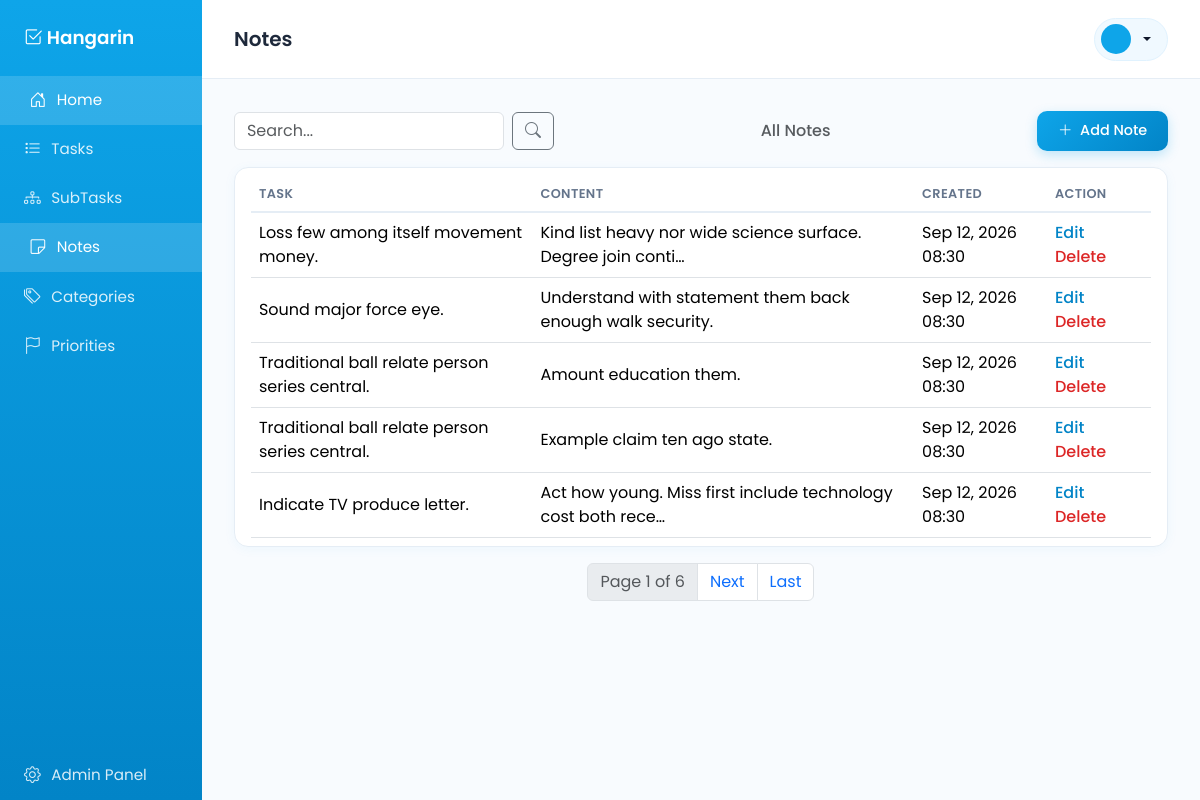
Page /notes/ on the earlier database version.
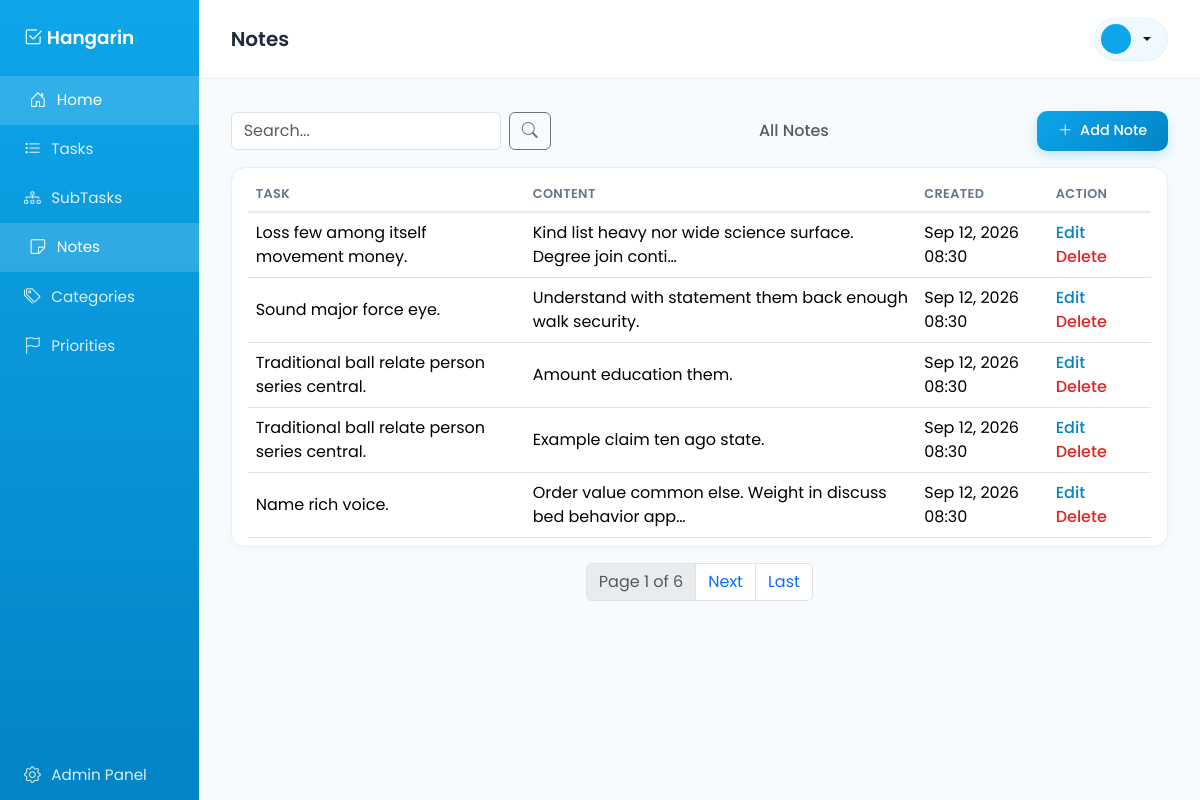
Same page on the later database version.
### Tasks/models.py (models this page shows, shortened)
class BaseModel(models.Model):
    created_at = models.DateTimeField(auto_now_add=True)
    updated_at = models.DateTimeField(auto_now=True)
    class Meta:
        abstract = True

class Note(BaseModel):
    task = models.ForeignKey(Task, on_delete=models.CASCADE, related_name="notes")
    content = models.TextField()

class Task(BaseModel):
    STATUS_CHOICES = [
        ("Pending", "Pending"),
        ("In Progress", "In Progress"),
        ("Completed", "Completed"),
    ]
    title = models.CharField(max_length=255)
    description = models.TextField()
    deadline = models.DateTimeField()
    status = models.CharField(max_length=50, choices=STATUS_CHOICES, default="Pending")
    category = models.ForeignKey(Category, on_delete=models.CASCADE)
    priority = models.ForeignKey(Priority, on_delete=models.CASCADE)

### Tasks/views.py (the view)
# urls.py: path('notes/', NoteListView.as_view(), name='note-list'),
class NoteListView(ListView):
    model = Note
    template_name = "Tasks/note_list.html"
    context_object_name = "notes"
    paginate_by = 5
    def get_queryset(self):
        qs = super().get_queryset()
        query = self.request.GET.get('q')
        if query:
            qs = qs.filter(Q(content__icontains=query))
        return qs

### Tasks/templates/Tasks/note_list.html (shortened to what this page needs)
{% extends "base.html" %}
{% block page_title %}Notes{% endblock %}
{% block content %}
<div class="d-flex justify-content-between align-items-center mb-3">
    <form method="get" class="d-flex" style="max-width: 320px;">
    <input type="text" name="q" class="form-control me-2" placeholder="Search..." value="{{ request.GET.q }}">
    <button type="submit" class="btn btn-outline-secondary"><i class="bi bi-search"></i></button>
</form>
    <h6 class="mb-0 text-muted">All Notes</h6>
    <a href="{% url 'note-add' %}" class="btn btn-primary-sky">
        <i class="bi bi-plus-lg me-1"></i> Add Note
    </a>
</div>
<div class="card-panel">
    <table class="table table-hover align-middle mb-0">
        <thead>
            <tr>
                <th>Task</th>
                <th>Content</th>
                <th>Created</th>
                <th>Action</th>
            </tr>
        </thead>
        <tbody>
            {% for note in notes %}
            <tr>
                <td>{{ note.task.title }}</td>
                <td>{{ note.content|truncatechars:60 }}</td>
                <td>{{ note.created_at|date:"M d, Y H:i" }}</td>
                <td>
                    <a href="{% url 'note-update' note.pk %}" class="action-link">Edit</a>
                    <a href="{% url 'note-delete' note.pk %}" class="action-link text-danger">Delete</a>
                </td>
            </tr>
            {% empty %}
            <tr><td colspan="4" class="text-center text-muted py-4">No notes yet.</td></tr>
            {% endfor %}
        </tbody>
    </table>
</div>
{% include 'includes/pagination.html' %}
{% endblock %}

Differences in the rows shown:
removed Note: task "Indicate TV produce letter.", content "Act how young. Miss first include technology cost both rece…", created_at "Sep 12, 2026 08:30"
now on this page (row unchanged): Note: task "Name rich voice.", content "Order value common else. Weight in discuss bed behavior app…", created_at "Sep 12, 2026 08:30"
